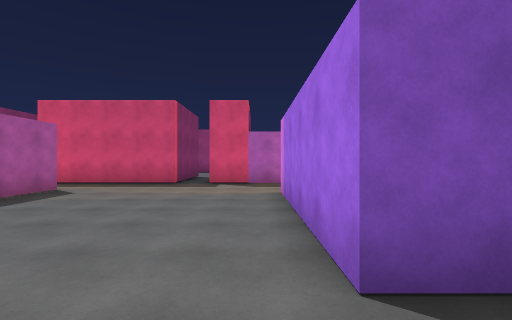
[1] (above)

16 first-person views from a walk through a 3-D level made in the Unity game engine. The camera is 1.5 m above the floor, looks level and sees 85° across. The floor is counted in squares, 2 m on a side. Each view is taken from the middle of a square. On the plan, view 1 faces up. The plan holds only what a view shows up to about 10 squares ahead; the rest is blank. The player character is not drawn. Some animated figures are not drawn.

[2]
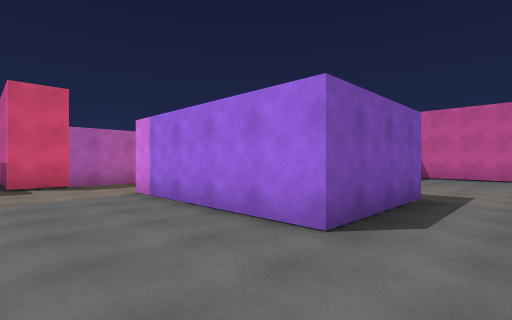

[3]
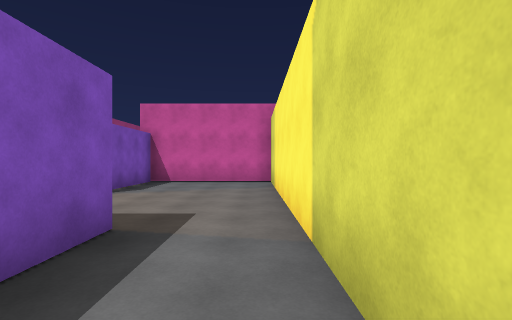

[4]
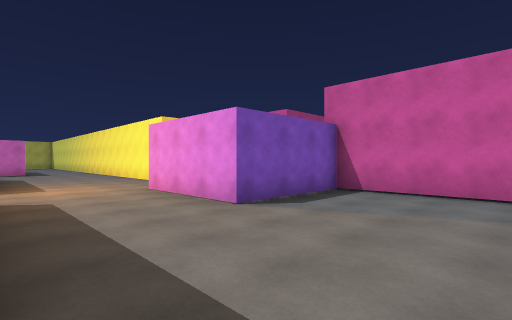

[5]
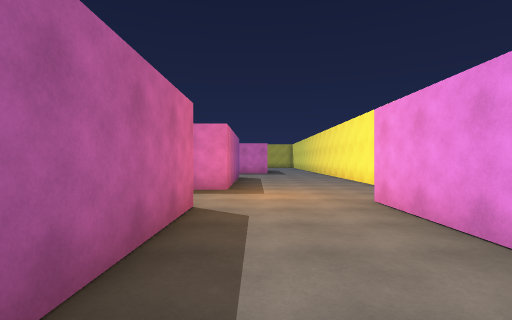

[6]
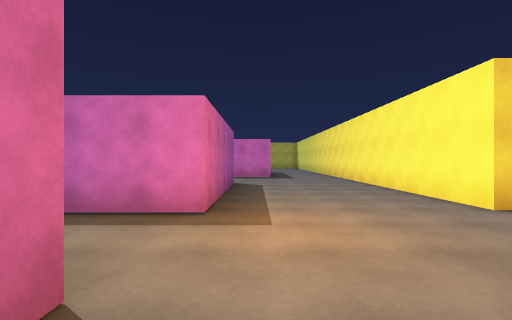

[7]
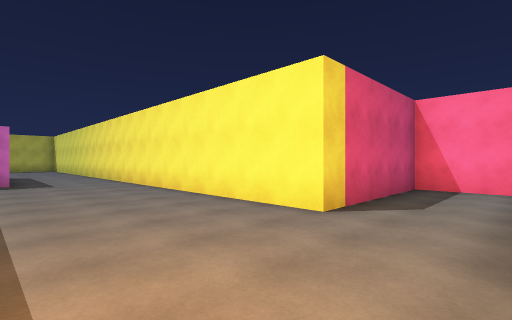

[8]
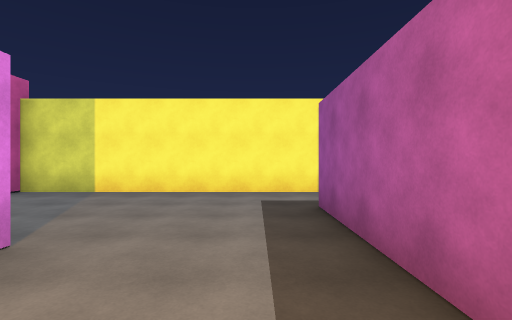

[9]
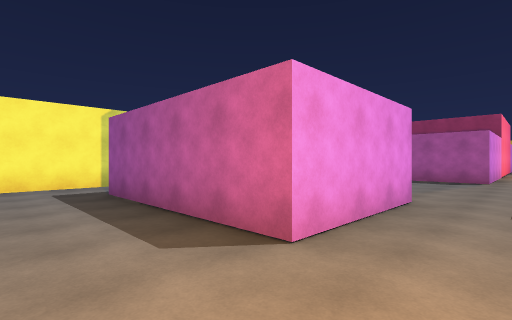

[10]
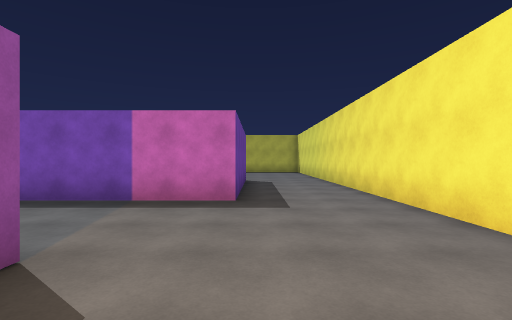

[11]
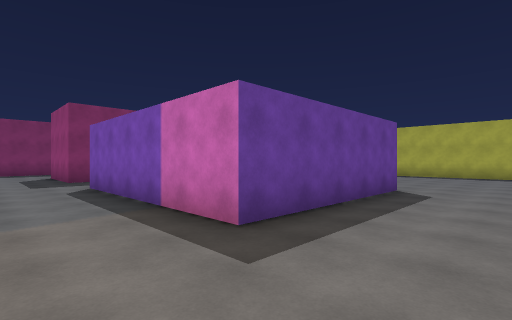

[12]
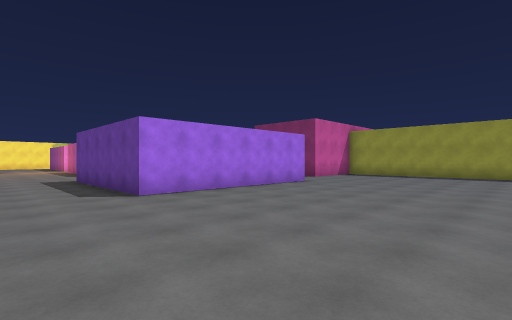

[13]
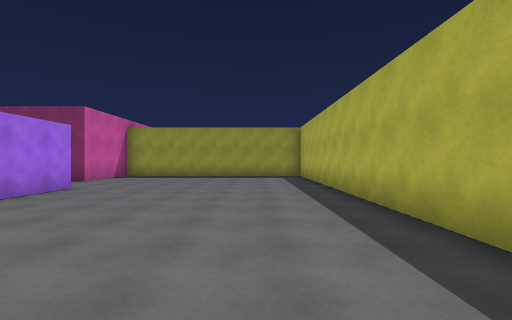

[14]
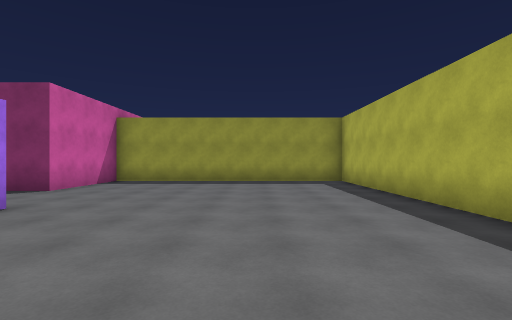

[15]
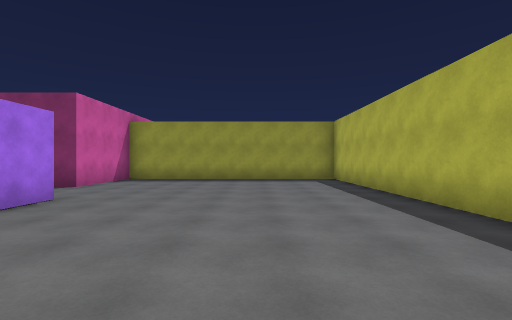

[16]
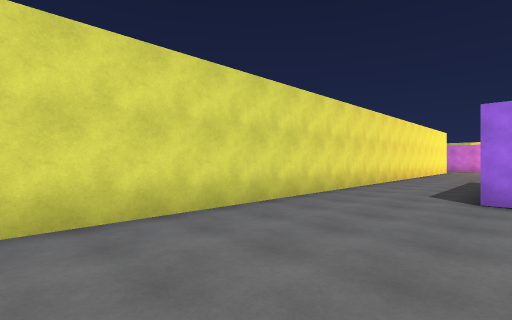

### Floor plan
Ten units are one square. View 1 is at (0, 0); x grows to the right and y downward. Boxes are objects, and circles mark ways between rooms. Rooms are numbered by the first view taken in them; rooms with no view inside come last. Other rooms are left out.
<svg viewBox="-76 -296 210 306">
<path fill="none" stroke="#000" d="M15 5 105 5 105 -36 71 -36 71 -70M6 -65 40 -65 40 -15 6 -15M43 -89 4 -89M4 -89 -15 -89 -15 -118M-26 -100 -26 -89 -64 -89M6 -15 6 -65M-71 -70 -50 -70 -50 -49M43 -141 43 -89M-2 -222 56 -222 56 -171 -2 -171M48 -291 -60 -291 -60 -210 -28 -210M129 -72 129 -92 86 -92 86 -279"/>
<circle cx="10" cy="-75" r="3" fill="#2a7"/>
<circle cx="5" cy="-5" r="3" fill="#2a7"/>
<circle cx="55" cy="-75" r="3" fill="#2a7"/>
<text x="50" y="-30">1</text>
<text x="100" y="-110">2</text>
<text x="60" y="-200">3</text>
</svg>
Room 1 opens to room 2. Room 1 opens to room 3.

Where each view was taken, in squares from view 1:
view 1: 0 up, 0 right, facing up
view 2: 0 up, 2 left, facing up-right
view 3: 0 up, 1 right, facing right
view 4: 0 up, 4 right, facing up-right
view 5: 2 up, 5 right, facing up
view 6: 5 up, 5 right, facing up
view 7: 7 up, 5 right, facing up-right
view 8: 6 up, 5 right, facing down
view 9: 8 up, 6 right, facing down-left
view 10: 12 up, 6 right, facing up
view 11: 15 up, 8 right, facing up-left
view 12: 28 up, 8 right, facing down-left
view 13: 27 up, 7 right, facing left
view 14: 26 up, 4 right, facing left
view 15: 26 up, 5 right, facing left
view 16: 28 up, 5 right, facing down-right
